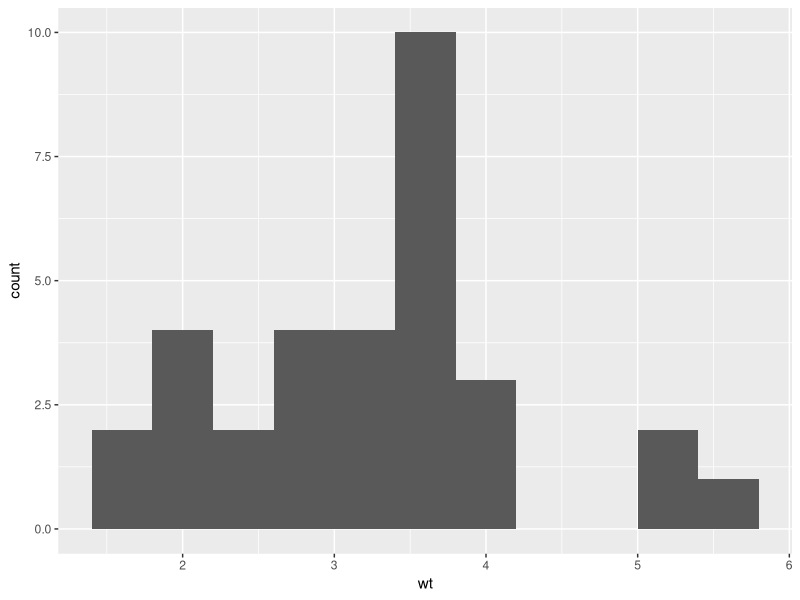
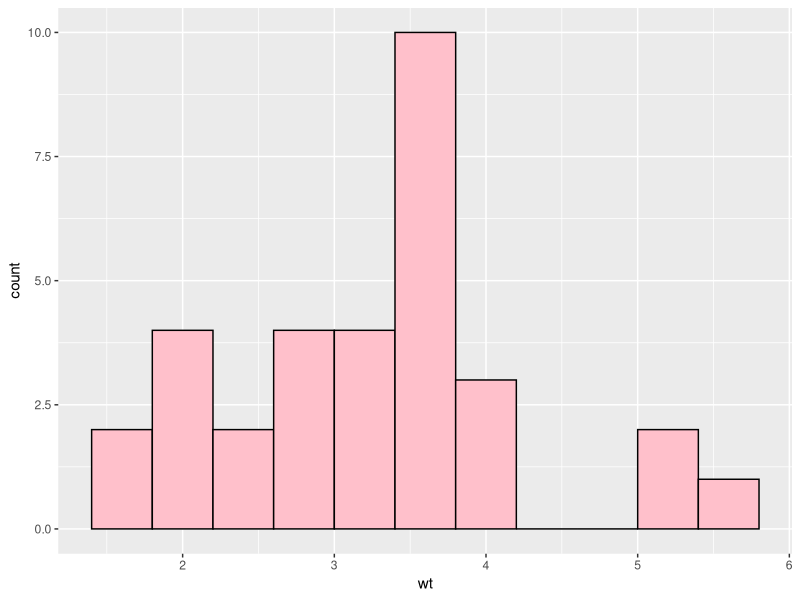
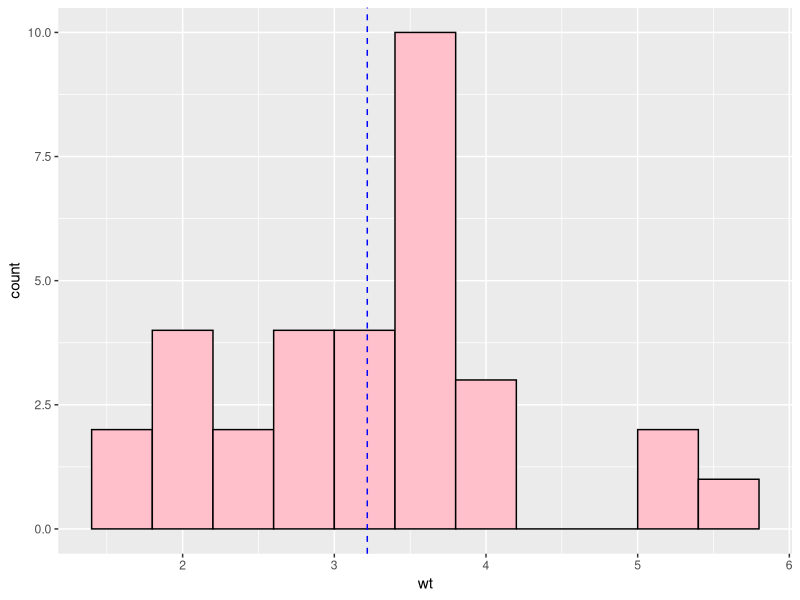

Write R code to recreate these figures, in order.
library(datasets)
library(ggplot2)
data(mtcars)

#lets create a histogram using the function geom_histogram() with the weight variable of the mtcars dataset
ggplot(aes(x=wt),data=mtcars) + geom_histogram(binwidth=0.4)

#change the color of the histogram to pink with a black outline
ggplot(aes(x=wt),data=mtcars) + geom_histogram(color="black", fill="pink", binwidth=0.4)

#now lets add a vertical blue dashed line where the mean of the weight value is by using the function geom_vline()
ggplot(aes(x=wt),data=mtcars) + 
  geom_histogram(color="black", fill="pink", binwidth=0.4) +
  geom_vline(aes(xintercept=mean(wt)), color="blue", linetype="dashed")
